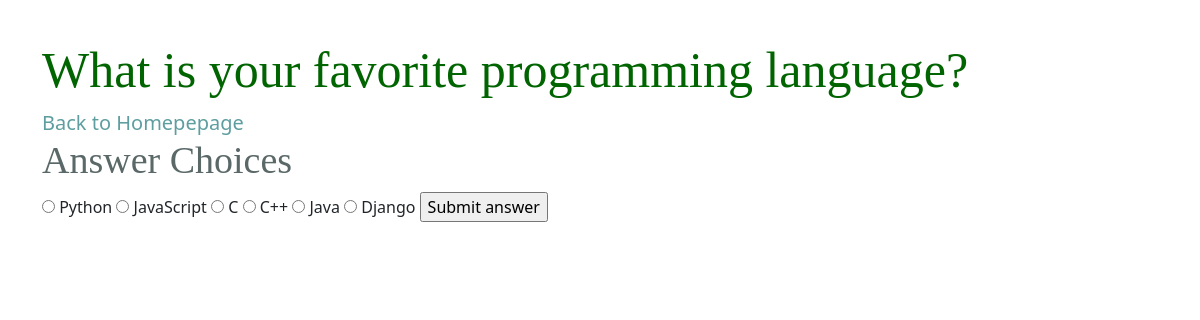
/poll/favorite_language/, run on the app's committed database.
### polls/models.py (models this page shows, shortened)
class Poll(models.Model):
    name = models.CharField(max_length=256)
    slug = models.SlugField(unique=True)
    publish_time =models.DateTimeField()
    days_running = models.IntegerField(default=7)
    def is_active(self):
        end_time = self.publish_time + timedelta(days=self.days_running)
        if timezone.now() >= self.publish_time and timezone.now() <= end_time:
            return True
        else:
            return False

class Choice(models.Model):
    poll = models.ForeignKey(to='Poll', on_delete=models.CASCADE)
    name = models.CharField(max_length=256)
    votes = models.IntegerField(default=0)
    notes = models.TextField(null=True, blank=True)

### polls/views.py (the view)
# urls.py: path('poll/<str:slug>/', PollDetailView.as_view(), name='umfrage-detail'),
class PollDetailView(generic.DetailView):
    model = Poll
    template_name = 'polls/umfrage.html'
    def get_context_data(self, **kwargs):
        context = super().get_context_data(**kwargs)
        user_can_see_results = False
        if 'voted_polls' in self.request.session:
            if type(self.request.session['voted_polls']) == list:
                if context['object'].id in self.request.session['voted_polls']:
                    user_can_see_results = True
        context['voted'] = user_can_see_results
        return context

### polls/templates/polls/umfrage.html (shortened to what this page needs)
{% extends 'polls/base.html' %}
{% block content %}
{% if object %}
<h1>{{ object.name }}</h1>
<a href="{% url 'polls:index' %}">Back to Homepepage</a>
<h2>Answer Choices</h2>
{% if object.is_active and not voted %}
{% if object.choice_set.all %}
<form action="{% url 'polls:vote' object.slug %}" method="post">
  {% for choice in object.choice_set.all %}
  <input type="radio" name="choice" value="{{ choice.id }}"
  id="choice{{ forloop.counter }}"/>
  <label for="choice{{ forloop.counter }}">{{ choice.name }}</label>
  {% endfor %}
  <input type="submit" value="Submit answer" />
</form>
{% else %}
<p>Unfotunately no answer option has been deposited yet.</p>
{% endif %}
{% else %}
<p>
  The poll has expired or you have already voted and can
  <a href="{% url 'polls:results' object.slug %}">here</a>
  view the results.
</p>
{% endif %}
{% else %}
<h1>No poll can be issued</h1>
{% endif %}
{% endblock %}

### static/css/main.css (style rules this page uses)
h1 { font-family: Cambria, Cochin, Georgia, Times, 'Times New Roman', serif; font-size: 50px; color: darkgreen; }
h2 { font-family: Georgia, 'Times New Roman', Times, serif; font-size: 38px; color: rgb(91, 104, 104); }
a { font-size: 20px; text-decoration: none; color: cadetblue; }
input { transition-duration: 0.4s; }

### data on the page
Poll: name "What is your favorite programming language?"
Choice: name "Python"
Choice: name "JavaScript"
Choice: name "C"
Choice: name "C++"
Choice: name "Java"
Choice: name "Django"
